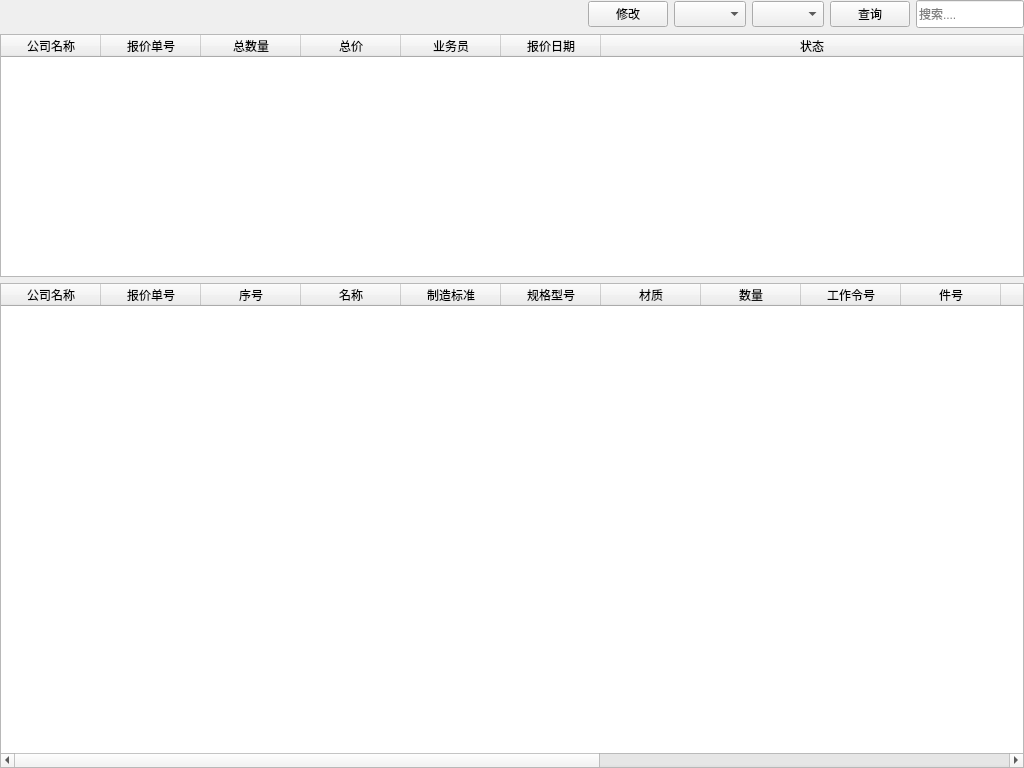
<?xml version="1.0" encoding="UTF-8"?>
<ui version="4.0">
 <class>Quote_check</class>
 <widget class="QWidget" name="Quote_check">
  <property name="geometry">
   <rect>
    <x>0</x>
    <y>0</y>
    <width>1024</width>
    <height>768</height>
   </rect>
  </property>
  <property name="windowTitle">
   <string>报价审核</string>
  </property>
  <property name="toolTip">
   <string/>
  </property>
  <layout class="QVBoxLayout" name="verticalLayout" stretch="0,1,2">
   <property name="leftMargin">
    <number>0</number>
   </property>
   <property name="topMargin">
    <number>0</number>
   </property>
   <property name="rightMargin">
    <number>0</number>
   </property>
   <property name="bottomMargin">
    <number>0</number>
   </property>
   <item>
    <layout class="QHBoxLayout" name="horizontalLayout" stretch="1,0,0,0,0,0">
     <item>
      <spacer name="horizontalSpacer">
       <property name="orientation">
        <enum>Qt::Horizontal</enum>
       </property>
       <property name="sizeHint" stdset="0">
        <size>
         <width>40</width>
         <height>20</height>
        </size>
       </property>
      </spacer>
     </item>
     <item>
      <widget class="QPushButton" name="btn_edit">
       <property name="toolTip">
        <string>修改报价</string>
       </property>
       <property name="text">
        <string>修改</string>
       </property>
       <property name="icon">
        <iconset resource="../myImage.qrc">
         <normaloff>:/myImage/images/modify_24px.png</normaloff>:/myImage/images/modify_24px.png</iconset>
       </property>
      </widget>
     </item>
     <item>
      <widget class="QComboBox" name="cbo_group">
       <property name="minimumSize">
        <size>
         <width>0</width>
         <height>26</height>
        </size>
       </property>
       <property name="toolTip">
        <string>分组</string>
       </property>
      </widget>
     </item>
     <item>
      <widget class="QComboBox" name="cbo_filter">
       <property name="minimumSize">
        <size>
         <width>0</width>
         <height>26</height>
        </size>
       </property>
       <property name="toolTip">
        <string>审核结果</string>
       </property>
       <property name="currentText">
        <string/>
       </property>
      </widget>
     </item>
     <item>
      <widget class="QPushButton" name="btn_query">
       <property name="text">
        <string>查询</string>
       </property>
       <property name="icon">
        <iconset resource="../myImage.qrc">
         <normaloff>:/myImage/images/file_manager.png</normaloff>:/myImage/images/file_manager.png</iconset>
       </property>
      </widget>
     </item>
     <item>
      <widget class="QLineEdit" name="Line_search">
       <property name="minimumSize">
        <size>
         <width>0</width>
         <height>28</height>
        </size>
       </property>
       <property name="toolTip">
        <string>搜索</string>
       </property>
       <property name="text">
        <string/>
       </property>
       <property name="placeholderText">
        <string>搜索....</string>
       </property>
       <property name="clearButtonEnabled">
        <bool>true</bool>
       </property>
      </widget>
     </item>
    </layout>
   </item>
   <item>
    <widget class="QTableWidget" name="Quote_list">
     <property name="sizePolicy">
      <sizepolicy hsizetype="Preferred" vsizetype="Preferred">
       <horstretch>0</horstretch>
       <verstretch>0</verstretch>
      </sizepolicy>
     </property>
     <property name="toolTip">
      <string>报价清单</string>
     </property>
     <attribute name="horizontalHeaderStretchLastSection">
      <bool>true</bool>
     </attribute>
     <attribute name="verticalHeaderStretchLastSection">
      <bool>false</bool>
     </attribute>
     <column>
      <property name="text">
       <string>公司名称</string>
      </property>
     </column>
     <column>
      <property name="text">
       <string>报价单号</string>
      </property>
     </column>
     <column>
      <property name="text">
       <string>总数量</string>
      </property>
     </column>
     <column>
      <property name="text">
       <string>总价</string>
      </property>
     </column>
     <column>
      <property name="text">
       <string>业务员</string>
      </property>
     </column>
     <column>
      <property name="text">
       <string>报价日期</string>
      </property>
     </column>
     <column>
      <property name="text">
       <string>状态</string>
      </property>
     </column>
    </widget>
   </item>
   <item>
    <widget class="QTableWidget" name="Quote_detail">
     <property name="sizePolicy">
      <sizepolicy hsizetype="Preferred" vsizetype="Preferred">
       <horstretch>0</horstretch>
       <verstretch>0</verstretch>
      </sizepolicy>
     </property>
     <property name="toolTip">
      <string>报价明细</string>
     </property>
     <column>
      <property name="text">
       <string>公司名称</string>
      </property>
     </column>
     <column>
      <property name="text">
       <string>报价单号</string>
      </property>
     </column>
     <column>
      <property name="text">
       <string>序号</string>
      </property>
     </column>
     <column>
      <property name="text">
       <string>名称</string>
      </property>
     </column>
     <column>
      <property name="text">
       <string>制造标准</string>
      </property>
     </column>
     <column>
      <property name="text">
       <string>规格型号</string>
      </property>
     </column>
     <column>
      <property name="text">
       <string>材质</string>
      </property>
     </column>
     <column>
      <property name="text">
       <string>数量</string>
      </property>
     </column>
     <column>
      <property name="text">
       <string>工作令号</string>
      </property>
     </column>
     <column>
      <property name="text">
       <string>件号</string>
      </property>
     </column>
     <column>
      <property name="text">
       <string>单价</string>
      </property>
     </column>
     <column>
      <property name="text">
       <string>总价</string>
      </property>
     </column>
     <column>
      <property name="text">
       <string>单重</string>
      </property>
     </column>
     <column>
      <property name="text">
       <string>公斤价</string>
      </property>
     </column>
     <column>
      <property name="text">
       <string>加工费</string>
      </property>
     </column>
     <column>
      <property name="text">
       <string>其他费用</string>
      </property>
     </column>
     <column>
      <property name="text">
       <string>备注</string>
      </property>
     </column>
    </widget>
   </item>
  </layout>
 </widget>
 <resources>
  <include location="../myImage.qrc"/>
 </resources>
 <connections/>
</ui>
